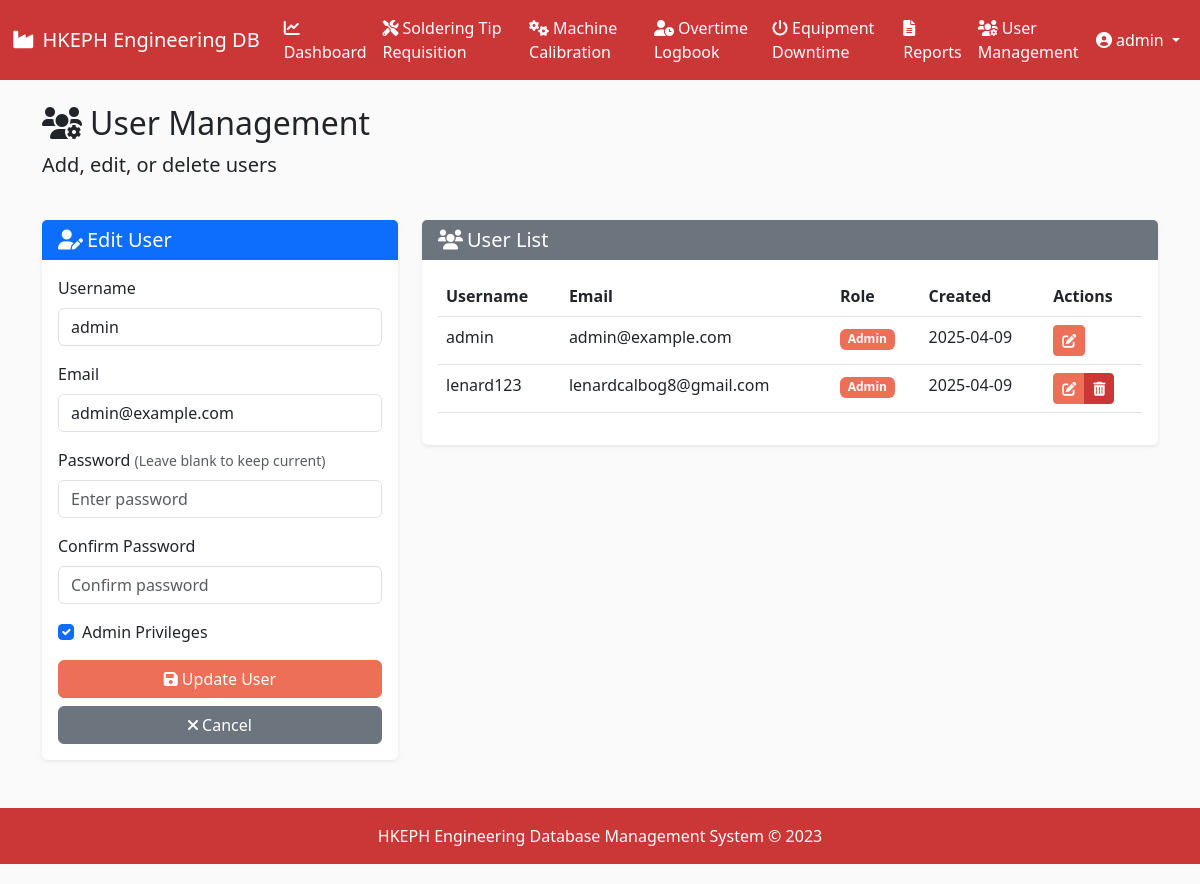
The app's page /users/edit/1 (signed in) with its own data.
### models.py (models this page shows, shortened)
class User(UserMixin, db.Model):
    id = db.Column(db.Integer, primary_key=True)
    username = db.Column(db.String(64), unique=True, nullable=False)
    email = db.Column(db.String(120), unique=True, nullable=False)
    password_hash = db.Column(db.String(256), nullable=False)
    is_admin = db.Column(db.Boolean, default=False)
    date_created = db.Column(db.DateTime, default=datetime.utcnow)

### routes.py (the view, shortened to what this page needs)
@app.route('/users/edit/<int:user_id>', methods=['GET', 'POST'])
@login_required
def edit_user(user_id):
    if not current_user.is_admin:
        flash('Access denied. Admin privileges required.', 'danger')
        return redirect(url_for('dashboard'))
    user = User.query.get_or_404(user_id)
    form = UserForm(obj=user)
    return render_template('user_management.html', users=User.query.all(), form=form, edit_user=user)

### forms.py
class UserForm(FlaskForm):
    username = StringField('Username', validators=[DataRequired(), Length(min=3, max=64)])
    email = StringField('Email', validators=[DataRequired(), Email(), Length(max=120)])
    password = PasswordField('Password', validators=[Optional(), Length(min=6, max=64)])
    confirm_password = PasswordField('Confirm Password', validators=[
        Optional(),
        EqualTo('password', message='Passwords must match')
    ])
    is_admin = BooleanField('Admin Privileges')

### app.py (called while the page is built)
@login_manager.user_loader
def load_user(user_id):
    return User.query.get(int(user_id))

### templates/user_management.html (shortened to what this page needs)
{% extends 'base.html' %}
{% block content %}
<div class="row mb-4">
    <div class="col">
        <h2><i class="fas fa-users-cog me-2"></i>User Management</h2>
        <p class="lead">Add, edit, or delete users</p>
    </div>
</div>
<div class="row mb-4">
    <div class="col-md-4">
        <div class="card">
            <div class="card-header bg-primary text-white">
                <h5 class="mb-0">
                    {% if edit_user %}
                    <i class="fas fa-user-edit me-1"></i>Edit User
                    {% else %}
                    <i class="fas fa-user-plus me-1"></i>Add New User
                    {% endif %}
                </h5>
            </div>
            <div class="card-body">
                {% if edit_user %}
                <form method="POST" action="{{ url_for('edit_user', user_id=edit_user.id) }}">
                {% else %}
                <form method="POST" action="{{ url_for('add_user') }}">
                {% endif %}
                    <div class="mb-3">
                        <label for="username" class="form-label">Username</label>
                        {{ form.username(class="form-control", placeholder="Enter username") }}
                    </div>
                    <div class="mb-3">
                        <label for="email" class="form-label">Email</label>
                        {{ form.email(class="form-control", placeholder="Enter email") }}
                    </div>
                    <div class="mb-3">
                        <label for="password" class="form-label">
                            Password
                            {% if edit_user %}
                            <small class="text-muted">(Leave blank to keep current)</small>
                            {% endif %}
                        </label>
                        {{ form.password(class="form-control", placeholder="Enter password") }}
                    </div>
                    <div class="mb-3">
                        <label for="confirm_password" class="form-label">Confirm Password</label>
                        {{ form.confirm_password(class="form-control", placeholder="Confirm password") }}
                    </div>
                    <div class="mb-3 form-check">
                        {{ form.is_admin(class="form-check-input") }}
                        <label class="form-check-label" for="is_admin">Admin Privileges</label>
                    </div>
                    <div class="d-grid gap-2">
                        {% if edit_user %}
                        <button type="submit" class="btn btn-primary">
                            <i class="fas fa-save me-1"></i>Update User
                        </button>
                        <a href="{{ url_for('user_management') }}" class="btn btn-secondary">
                            <i class="fas fa-times me-1"></i>Cancel
                        </a>
                        {% else %}
                        <button type="submit" class="btn btn-primary">
                            <i class="fas fa-user-plus me-1"></i>Add User
                        </button>
                        {% endif %}
                    </div>
                </form>
            </div>
        </div>
    </div>
    <div class="col-md-8">
        <div class="card">
            <div class="card-header bg-secondary text-white">
                <h5 class="mb-0"><i class="fas fa-users me-1"></i>User List</h5>
            </div>
            <div class="card-body">
                <div class="table-responsive">
                    <table class="table table-hover">
                        <thead>
                            <tr>
                                <th>Username</th>
                                <th>Email</th>
                                <th>Role</th>
                                <th>Created</th>
                                <th>Actions</th>
                            </tr>
                        </thead>
                        <tbody>
                            {% for user in users %}
                            <tr>
                                <td>{{ user.username }}</td>
                                <td>{{ user.email }}</td>
                                <td>
                                    {% if user.is_admin %}
                                    <span class="badge bg-primary">Admin</span>
                                    {% else %}
                                    <span class="badge bg-secondary">User</span>
                                    {% endif %}
                                </td>
                                <td>{{ user.date_created.strftime('%Y-%m-%d') }}</td>
                                <td>
                                    <div class="btn-group btn-group-sm" role="group">
                                        <a href="{{ url_for('edit_user', user_id=user.id) }}" class="btn btn-warning">
                                            <i class="fas fa-edit"></i>
                                        </a>
                                        {% if user.id != current_user.id %}
                                        <button type="button" class="btn btn-danger" data-bs-toggle="modal" data-bs-target="#deleteUserModal-{{ user.id }}">
                                            <i class="fas fa-trash-alt"></i>
                                        </button>
                                        {% endif %}
                                    </div>
                                </td>
                            </tr>
                            {% endfor %}
                        </tbody>
                    </table>
                </div>
            </div>
        </div>
    </div>
</div>
{% endblock %}

### templates/base.html (shortened to what this page needs)
<!DOCTYPE html>
<html lang="en" data-bs-theme="light">
<head>
    <link href="https://cdn.jsdelivr.net/npm/bootstrap@5.3.0/dist/css/bootstrap.min.css" rel="stylesheet">
    <link rel="stylesheet" href="https://cdnjs.cloudflare.com/ajax/libs/font-awesome/6.0.0/css/all.min.css">
    <link rel="stylesheet" type="text/css" href="https://cdn.jsdelivr.net/npm/daterangepicker/daterangepicker.css" />
    <link rel="stylesheet" href="{{ url_for('static', filename='css/style.css') }}">
</head>
<body>
    <nav class="navbar navbar-expand-lg" style="background-color: var(--accent-secondary); color: white;">
        <div class="container-fluid">
            <a class="navbar-brand text-white" href="{{ url_for('dashboard') }}">
                <i class="fas fa-industry me-2"></i>HKEPH Engineering DB
            </a>
            <div class="collapse navbar-collapse" id="navbarNav">
                {% if current_user.is_authenticated %}
                <ul class="navbar-nav">
                    <li class="nav-item">
                        <a class="nav-link text-white {% if request.path == url_for('dashboard') %}active fw-bold{% endif %}" href="{{ url_for('dashboard') }}">
                            <i class="fas fa-chart-line me-1"></i>Dashboard
                        </a>
                    </li>
                    <li class="nav-item">
                        <a class="nav-link text-white {% if request.path == url_for('soldering_tips') %}active fw-bold{% endif %}" href="{{ url_for('soldering_tips') }}">
                            <i class="fas fa-tools me-1"></i>Soldering Tip Requisition
                        </a>
                    </li>
                    <li class="nav-item">
                        <a class="nav-link text-white {% if request.path == url_for('machine_calibrations') %}active fw-bold{% endif %}" href="{{ url_for('machine_calibrations') }}">
                            <i class="fas fa-cogs me-1"></i>Machine Calibration
                        </a>
                    </li>
                    <li class="nav-item">
                        <a class="nav-link text-white {% if request.path == url_for('overtime_logbook') %}active fw-bold{% endif %}" href="{{ url_for('overtime_logbook') }}">
                            <i class="fas fa-user-clock me-1"></i>Overtime Logbook
                        </a>
                    </li>
                    <li class="nav-item">
                        <a class="nav-link text-white {% if request.path == url_for('equipment_downtime') %}active fw-bold{% endif %}" href="{{ url_for('equipment_downtime') }}">
                            <i class="fas fa-power-off me-1"></i>Equipment Downtime
                        </a>
                    </li>
                    <li class="nav-item">
                        <a class="nav-link text-white {% if request.path == url_for('reports') %}active fw-bold{% endif %}" href="{{ url_for('reports') }}">
                            <i class="fas fa-file-alt me-1"></i>Reports
                        </a>
                    </li>
                    {% if current_user.is_admin %}
                    <li class="nav-item">
                        <a class="nav-link text-white {% if request.path == url_for('user_management') %}active fw-bold{% endif %}" href="{{ url_for('user_management') }}">
                            <i class="fas fa-users-cog me-1"></i>User Management
                        </a>
                    </li>
                    {% endif %}
                </ul>
                <ul class="navbar-nav ms-auto">
                    <li class="nav-item dropdown">
                        <a class="nav-link dropdown-toggle text-white" href="#" id="navbarDropdown" role="button" data-bs-toggle="dropdown" aria-expanded="false">
                            <i class="fas fa-user-circle me-1"></i>{{ current_user.username }}
                        </a>
                    </li>
                </ul>
                {% endif %}
            </div>
        </div>
    </nav>
    <main class="container mt-4 mb-5">
        {% block content %}{% endblock %}
    </main>
    <footer class="py-3 mt-5" style="background-color: var(--accent-secondary); color: white;">
        <div class="container text-center">
            <p class="mb-0">HKEPH Engineering Database Management System &copy; 2023</p>
        </div>
    </footer>
</body>
</html>

### static/css/style.css (style rules this page uses)
:root { --light-bg: #FAFAFA; --light-secondary: #E3E3E3; --accent-primary: #EE6F57; --accent-secondary: #CB3737; }
body { padding-bottom: 20px; }
.card { border: none; box-shadow: 0 0.125rem 0.25rem rgba(0, 0, 0, 0.075); transition: all 0.3s ease; }
.card-header { border-bottom: none; }
.table th { font-weight: 600; border-top: none; }
.btn-primary { background-color: var(--accent-primary); border-color: var(--accent-primary); }
.btn-warning { background-color: var(--accent-primary); border-color: var(--accent-primary); color: white; }
.btn-danger { background-color: var(--accent-secondary); border-color: var(--accent-secondary); }
.badge.bg-primary { background-color: var(--accent-primary) !important; }
.btn-group > .btn { margin-right: 0; }

### templates/base.html (style rules this page uses)
body { background-color: var(--light-bg); }

### records on screen
User: username "admin", email "admin@example.com", is_admin "☑", shows "Admin", date_created "2025-04-09"
User: username "lenard123", email "lenardcalbog8@gmail.com", is_admin "Admin", date_created "2025-04-09"
